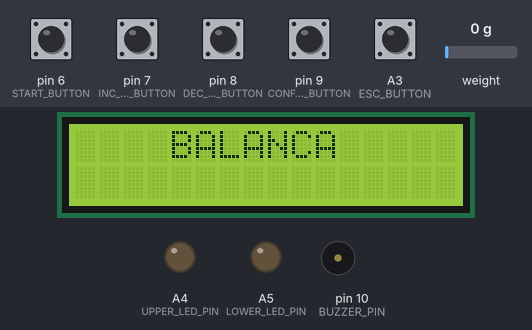
Bench run of a sketch on a simulated Arduino Uno, built with avr-gcc and run on an emulated ATmega328P. Parts: 16×2 character LCD, output pins drawn as LEDs (lit = HIGH), buzzer (waves = sounding). The inputs (shaded band) are chosen by the test bench; at power-on: A3 (ESC_BUTTON), pin 6 (START_BUTTON), pin 7 (INC_ALARM_BUTTON), pin 8 (DEC_ALARM_BUTTON), pin 9 (CONFIRM_ALARM_BUTTON) HIGH, weight on the scale 0 g. What the sketch prints to the serial monitor is not drawn.

Above: at 3.3 s.
3.4 s: pin 6 (START_BUTTON) pulled LOW for 1 s
At 5.2 s:
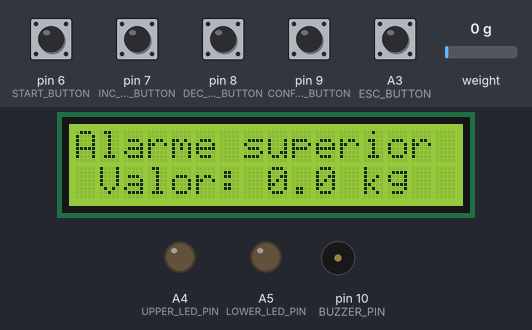
5.9 s: pin 6 (START_BUTTON) pulled LOW for 1 s
At 7.2 s:
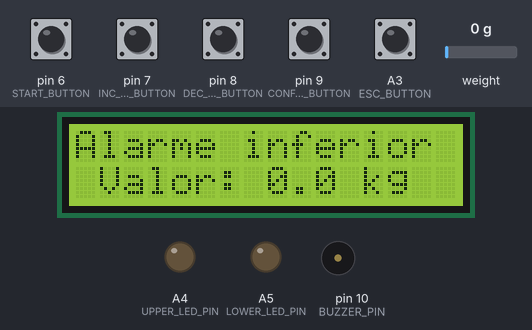
8.4 s: pin 6 (START_BUTTON) pulled LOW for 1 s
At 10.1 s:
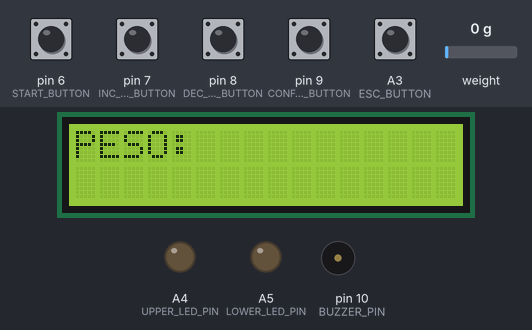
12.4 s: weight on the scale set to 100 g
At 13.3 s:
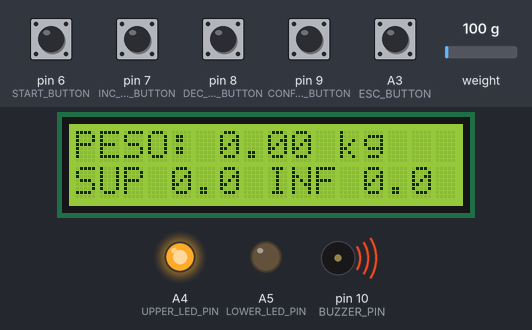
18.4 s: weight on the scale set to 2500 g
At 19.5 s:
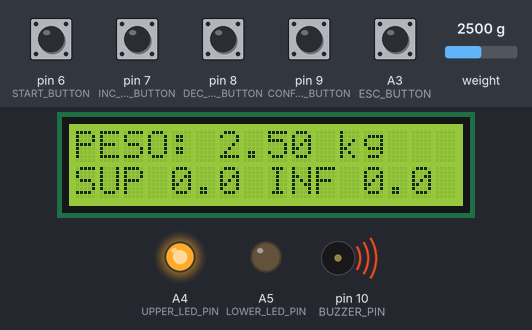
Timing chart, 0 to 21.4 s (numbered marks = the images above; inputs shaded):
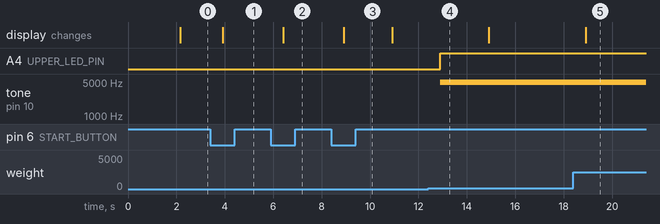

Measured:
- after the input at 3.4 s, the display: changes after 0.51 s (image 1)
- after the input at 5.9 s, the display: changes after 0.51 s (image 2)
- after the input at 8.4 s, the display: changes after 0.50 s (image 3)
- after the input at 12.4 s, A4 (UPPER_LED_PIN): LOW → HIGH after 0.51 s; tone on pin 10 (BUZZER_PIN): silent → 4978 Hz after 0.51 s
- after the input at 18.4 s, the display: changes after 0.52 s (image 5)

The sketch:

balanca_display.ino
```cpp
#include "HX711.h"
#include <LiquidCrystal.h>
#include <ButtonDebounce.h>

#define BUTTON_DEBOUNCE_DELAY 500  // [ms]

#define DT A1
#define SCK A0

#define BUZZER_FREQUENCY 4978

// #define SCALE 435650.4848
#define SCALE 450926.3333


//sinalização
#define BUZZER_PIN 10
#define UPPER_LED_PIN A4
#define LOWER_LED_PIN A5

#define START_BUTTON 6
#define INC_ALARM_BUTTON 7
#define DEC_ALARM_BUTTON 8
#define CONFIRM_ALARM_BUTTON 9
#define ESC_BUTTON A3

HX711 escala;

const int rs = 12, en = 11, d4 = 5, d5 = 4, d6 = 3, d7 = 2;
LiquidCrystal lcd(rs, en, d4, d5, d6, d7);

ButtonDebounce startButton(START_BUTTON, BUTTON_DEBOUNCE_DELAY);
ButtonDebounce incAlarmButton(INC_ALARM_BUTTON, BUTTON_DEBOUNCE_DELAY);
ButtonDebounce decAlarmButton(DEC_ALARM_BUTTON, BUTTON_DEBOUNCE_DELAY);
ButtonDebounce confirmAlarmButton(CONFIRM_ALARM_BUTTON, BUTTON_DEBOUNCE_DELAY);
ButtonDebounce escButton(ESC_BUTTON, BUTTON_DEBOUNCE_DELAY);

int currentScreen = 0;
float upperAlarm = 0;
float lowerAlarm = 0;
float tempAlarm = 0;

void incrementAlarm(const int state) {
  if (incAlarmButton.state() == LOW) {
    if ((tempAlarm + 0.5) <= 5.0) {
      tempAlarm = tempAlarm + 0.5;
      lcd.setCursor(1, 1);
      lcd.print("Valor: ");
      lcd.print(tempAlarm, 1);
      lcd.print(" kg");
    }
  }
}

void decrementAlarm(const int state) {
  if (decAlarmButton.state() == LOW) {
    if ((tempAlarm - 0.5) >= 0.0) {
      tempAlarm = tempAlarm - 0.5;
      lcd.setCursor(1, 1);
      lcd.print("Valor: ");
      lcd.print(tempAlarm, 1);
      lcd.print(" kg");
    }
  }
}

void confirmAlarm(const int state) {
  if (currentScreen == 1) {
    Serial.print("\nConfirming upper alarm.");
    upperAlarm = tempAlarm;
  }
  if (currentScreen == 2) {
    Serial.print("\nConfirming lower alarm.");
    lowerAlarm = tempAlarm;
  }
}

void navigateMenu(const int state) {
  if (state == LOW) {
    lcd.clear();

    currentScreen++;

    // Restart from first screen if menu is exceeded
    if (currentScreen > 3) {
      currentScreen = 0;
    }
  }
}

void restart(const int state) {
  if (escButton.state() == LOW) {
    lcd.clear();
    currentScreen = 0;
  }
}

void setup() {
  escala.begin(DT, SCK);

  startButton.setCallback(navigateMenu);
  incAlarmButton.setCallback(incrementAlarm);
  decAlarmButton.setCallback(decrementAlarm);
  confirmAlarmButton.setCallback(confirmAlarm);
  escButton.setCallback(restart);

  lcd.begin(16, 2);

  Serial.begin(9600);
  Serial.print("Leitura do Valor ADC: ");
  Serial.println(escala.read());
  Serial.println("Nao coloque nada na balanca!");
  Serial.println("Iniciando...");

  escala.set_scale(SCALE);
  escala.tare(20);

  lcd.clear();

  pinMode(BUZZER_PIN, OUTPUT);
  pinMode(UPPER_LED_PIN, OUTPUT);
  pinMode(LOWER_LED_PIN, OUTPUT);
}

void loop() {
  startButton.update();
  incAlarmButton.update();
  decAlarmButton.update();
  confirmAlarmButton.update();
  escButton.update();

  switch (currentScreen) {
    case 0:
      lcd.setCursor(4, 0);
      lcd.print("BALANCA");
      break;
    case 1:
      lcd.setCursor(0, 0);
      lcd.print("Alarme superior");
      lcd.setCursor(1, 1);
      lcd.print("Valor: ");
      lcd.print(tempAlarm, 1);
      lcd.print(" kg");
      break;
    case 2:
      lcd.setCursor(0, 0);
      lcd.print("Alarme inferior");
      lcd.setCursor(1, 1);
      lcd.print("Valor: ");
      lcd.print(tempAlarm, 1);
      lcd.print(" kg");
      break;
    case 3:
      lcd.setCursor(0, 0);
      lcd.print("PESO: ");
      lcd.print(escala.get_units(20), 2);
      lcd.print(" kg");
      lcd.setCursor(0, 1);
      lcd.print("SUP ");
      lcd.print(upperAlarm, 1);
      lcd.setCursor(8, 1);
      lcd.print("INF ");
      lcd.print(lowerAlarm, 1);

      float weight = escala.get_units(20);

      Serial.print(lowerAlarm);
      Serial.print(upperAlarm);

      Serial.print("\nPeso medido: ");
      Serial.println(weight);

      if (weight > upperAlarm || weight < lowerAlarm) {
        Serial.print("\nAtivando alarme...");
        tone(BUZZER_PIN, BUZZER_FREQUENCY);
        digitalWrite(UPPER_LED_PIN, weight > upperAlarm);
        digitalWrite(LOWER_LED_PIN, weight < lowerAlarm);
      } else {
        Serial.print("\nDesativando alarme...");
        noTone(BUZZER_PIN);
        digitalWrite(UPPER_LED_PIN, LOW);
        digitalWrite(LOWER_LED_PIN, LOW);
      }

      break;
  }
}
```
